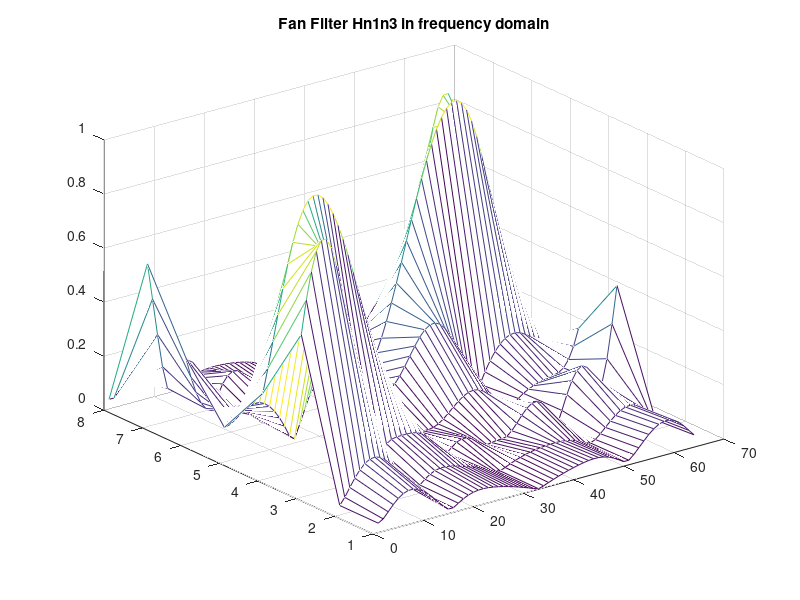
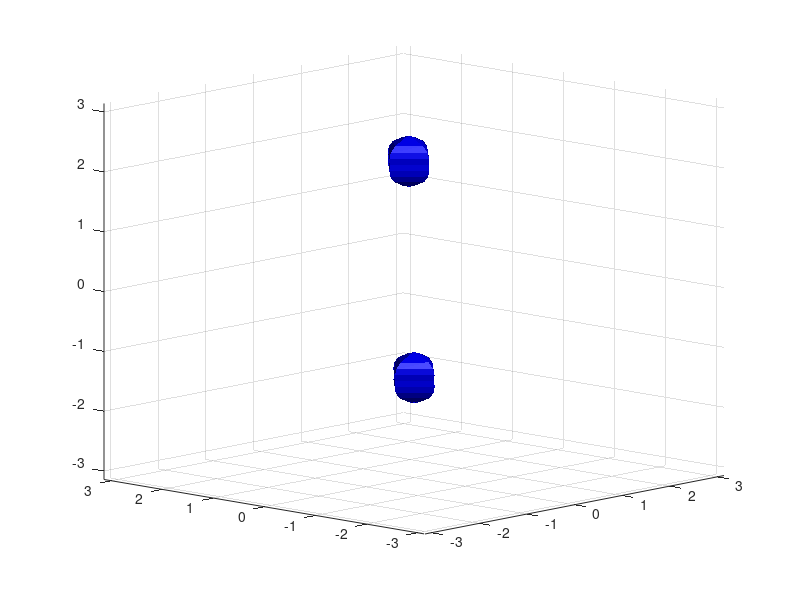

The MATLAB script that drew these images, in order: (Note: this script raises an error after producing the figures.)
close all
clear
%Parameters
Nx = 8; %number of X antennas
Ny = 8; %number of Y antennas
Nt = 8; %temporal Filter Order
Ns = 64; %number of time samples
delay = Ns/3; %delay for original generated signal
psi = 45*pi/180; %elevation
phi = 45*pi/180; %azimuth
eps = 8*pi/180;  %fan angle
wm = pi; %Cut off frequency for filters
omega0=0.5*pi; %frequency cutoff
AA=0.1; % bandwidth of the signal
intpsi = 15*pi/180; %interference elevation
intphi = 40*pi/180; %interference azimuth
intde = 3*Ns/4; %delay for interference signal
intomeg = 0.5*pi; %frequency cutoff for interference
intbw = 0.1; %bandwidth interference
Wb = 16; %signal bit width
Fb = 12; %fractional bit position

% signal generation or creating the signal
sigTime=zeros(Nt,Nt,Ns); %initialises the signal

% Computing the 3D received signal.
for n1=1:Nx % spatial domain x
    for n2=1:Ny % Spatial domain y
        for n3=1:Ns % Time domain
            %kk creates the line, w(n1,n2,n3) create a gaussian signal
            kk=sin(psi)*cos(phi)*n1 + sin(psi)*sin(phi)*n2 + n3-delay; % This is the 3D direction cosine argument
            sigTime(n1,n2,n3) = 2*cos(omega0*kk)*exp(-AA*kk^2); % 3D signal %% 100 is the delay in time
        end
    end
end
sigFreq = fftshift(fftn(sigTime));
sigFreq = sigFreq/max(max(max(abs(sigFreq)))); % Normalisation

%creating the filter
elv = pi/2 - atan(sin(psi));
azi = phi;
theta_x = acos(cos(elv)*cos(azi));
theta_y = atan(tan(elv)/sin(azi));

a = tan(theta_x - eps);
b = tan(theta_x + eps);
c = tan(theta_y - eps);
d = tan(theta_y + eps);

hn1n3 = zeros(Nx,Ns);
hn2n3 = zeros(Nx,Ns);

for n1 = 1:Nx;
    x=(n1-Nx/2);
    for n3 = 1:Nt;
         z=(n3-Nt/2);
        if x == 0 && z ==0
            hn1n3(n1,n3) = ((b-a)*wm^2)/(4*a*b*pi^2);
        elseif x ~= 0 && ((x/a)+z) ~= 0 && ((x/b)+z) ~= 0
            hn1n3(n1,n3) = (1/(2*x*pi^2)) * ((1-cos(wm*((x/a)+z)))/((x/a)+z) - ((1-cos(wm*((x/b)+z)))/((x/b)+z)));
        elseif ((x/b)+z) == 0 && ((x/a)+z) ~= 0;
            hn1n3(n1,n3) = (1/(2*x*pi^2))*((1-cos(wm*((x/a)+z)))/((x/a)+z));
        elseif ((x/b)+z) ~= 0 && ((x/a)+z) == 0;
            hn1n3(n1,n3) = (1/(2*x*pi^2))*(-(1-cos(wm*((x/b)+z)))/((x/b)+z));
        elseif x == 0 && z ~= 0
            hn1n3(n1,n3) = ((b-a)/(2*a*b*pi^2*z^2)) * (cos(wm*z) + wm*z*sin(wm*z)-1);
        end
    end
end

for n2 = 1:Ny;
    y=(n2-Ny/2);
    for n3 = 1:Nt;
         z=(n3-Nt/2);
        if y == 0 && z ==0
            hn2n3(n2,n3) = ((d-c)*wm^2)/(4*c*d*pi^2);
        elseif y ~= 0 && ((y/c)+z) ~= 0 && ((y/d)+z) ~= 0
            hn2n3(n2,n3) = (1/(2*y*pi^2)) * ((1-cos(wm*((y/c)+z)))/((y/c)+z) - ((1-cos(wm*((y/d)+z)))/((y/d)+z)));
        elseif ((y/d)+z) == 0 && ((y/c)+z) ~= 0;
            hn2n3(n2,n3) = (1/(2*y*pi^2))*((1-cos(wm*((y/c)+z)))/((y/c)+z));
        elseif ((y/d)+z) ~= 0 && ((y/c)+z) == 0;
            hn2n3(n2,n3) = (1/(2*y*pi^2))*(-(1-cos(wm*((y/d)+z)))/((y/d)+z));
        elseif y == 0 && z ~= 0
            hn2n3(n2,n3) = ((d-c)/(2*c*d*pi^2*z^2)) * (cos(wm*z) + wm*z*sin(wm*z)-1);
        end
    end
end
hn1n3 = hn1n3/max(max(abs(hn1n3)));
hn2n3 = hn2n3/max(max(abs(hn2n3)));
hw1w3 = fftshift(fft2(hn1n3));
hw2w3 = fftshift(fft2(hn2n3));
hw1w3 = hw1w3/max(max(abs(hw1w3)));
hw2w3 = hw2w3/max(max(abs(hw2w3)));

figure
mesh(abs(hw1w3));
title('Fan Filter Hn1n3 in frequency domain');

d3hw1w3 = zeros(Nx,Ny,Ns);
d3hw2w3 = zeros(Nx,Ny,Ns);
for y = 1:size(hn2n3,1);
    d3hw1w3(:,y,:) = hw1w3(:,:);
end
for x = 1:size(hn1n3,1);
    d3hw2w3(x,:,:) = hw2w3(:,:);
end
hw1w2w3 = d3hw1w3.*d3hw2w3;

w1=((-pi+2*pi/Nx):2*pi/Nx:pi);
w2=((-pi+2*pi/Ny):2*pi/Ny:pi);
w3=((-pi+2*pi/(Ns)):2*pi/(Ns):pi);
[W1,W2,W3] = meshgrid(w1,w2,w3);
figure
p = patch(isosurface(W1,W2,W3, abs(sigFreq),0.5));
isonormals(W1,W2,W3, abs(sigFreq), p)
set(p, 'FaceColor', 'blue', 'EdgeColor', 'none');
%daspect([1 1 1])
axis([-pi pi -pi pi -pi pi])
view(-47,12);
grid on
camlight; lighting phong
title('3D spectrum with Cone Filter')
hold on
f = patch(isosurface(W1,W2,W3, abs(hw1w2w3), 0.5));
isonormals(W1,W2,W3, abs(hw1w2w3), f);
set(f, 'FaceColor', 'red', 'EdgeColor', 'none');

figure
contour(abs(hw1w2w3(:,:,(3*Ns/4))));
hold on
contour(abs(sigFreq(:,:,(3*Ns/4))));
title('Contour Slice at pi/2 matching filter to signal DoA in Frequency Domain');

%Adding interference to see if filter works
timeinter = zeros(Nt,Nt,Ns);
for n1=1:Nx % spatial domain x
    for n2=1:Ny % Spatial domain y
        for n3=1:Ns % Time domain
            %kk creates the line, w(n1,n2,n3) create a gaussian signal
            kk=sin(intpsi)*cos(intphi)*n1 + sin(intpsi)*sin(intphi)*n2 + n3-intde; % This is the 3D direction cosine argument
            timeinter(n1,n2,n3) = cos(intomeg*kk)*exp(-intbw*kk^2); % 3D signal %% 100 is the delay in time
        end
    end
end
freqinter = fftshift(fftn(timeinter));
freqinter = freqinter/max(max(max(abs(freqinter)))); % Normalisation

%Combining both
sigwintti = timeinter + sigTime;
sigwintfr = freqinter + sigFreq;

%Interference signal as seen from last antenna
figure
plot(squeeze(sigwintti(Nx,Ny,:)));
title('Signal seen at last antenna');
figure
mesh(abs(sigwintfr(:,:,(3*Ns/4))));
title('Interference and Desired signal at slice pi/2');

%filtering the interference out
freq_output = hw1w2w3.*sigwintfr;
figure
mesh(abs(freq_output(:,:,(3*Ns/4))));
title('Frequency filtering output');

for y = 1:size(sigwintti,2);
    p_tcon(:,y,:) = conv2(squeeze(sigwintti(:,y,:)),hn1n3);
end
for x = 1:size(sigwintti,1);
    time_out_conv(x,:,:) = conv2(squeeze(p_tcon(x,:,:)), hn2n3);
end


% %Using the signal flow to filter the interference in time domain
% p_t = zeros(size(sigwintti,2),size(sigwintti,3));
% time_output = zeros(size(p_t,2),1);
% for t = 1:size(sigwintti,3);
%     for y = 1:size(sigwintti,2);
%         for Nct = 1:size(hn2n3,2);
%             h_1 = 0;
%             for x = 1:size(sigwintti,1); %%% 1st spatial dimension
%                 tmp = sigwintti(x,y,t) * hn2n3(x, Nct);
%                 h_1 = h_1 + tmp;
%             end
%             p_t(y,t) = p_t(y,t) + h_1;
%         end
%     end
% end
% for t = 1:size(p_t,2);
%     for Nct = 1:size(hn2n3,2);
%         h_2 = 0;
%         for y = 1:size(p_t,1); %%% 2nd spatial dimension
%             tmp = p_t(y,t) * hn2n3(x, Nct);
%             h_2 = h_2 + tmp;
%         end
%         time_output(t) = time_output(t) + h_2;
%     end
% end
% Plotting the time filtering output as a slice 
figure
plot(squeeze(p_tcon(Nx,Ny,:)));
title('Filtered first stage signal at antenna 64 64 in time domain using convolution');
figure
plot(squeeze(time_out_conv(Nx,Ny,:)));
title('Filtered signal as seen from an antenna 64 64 using convolution');